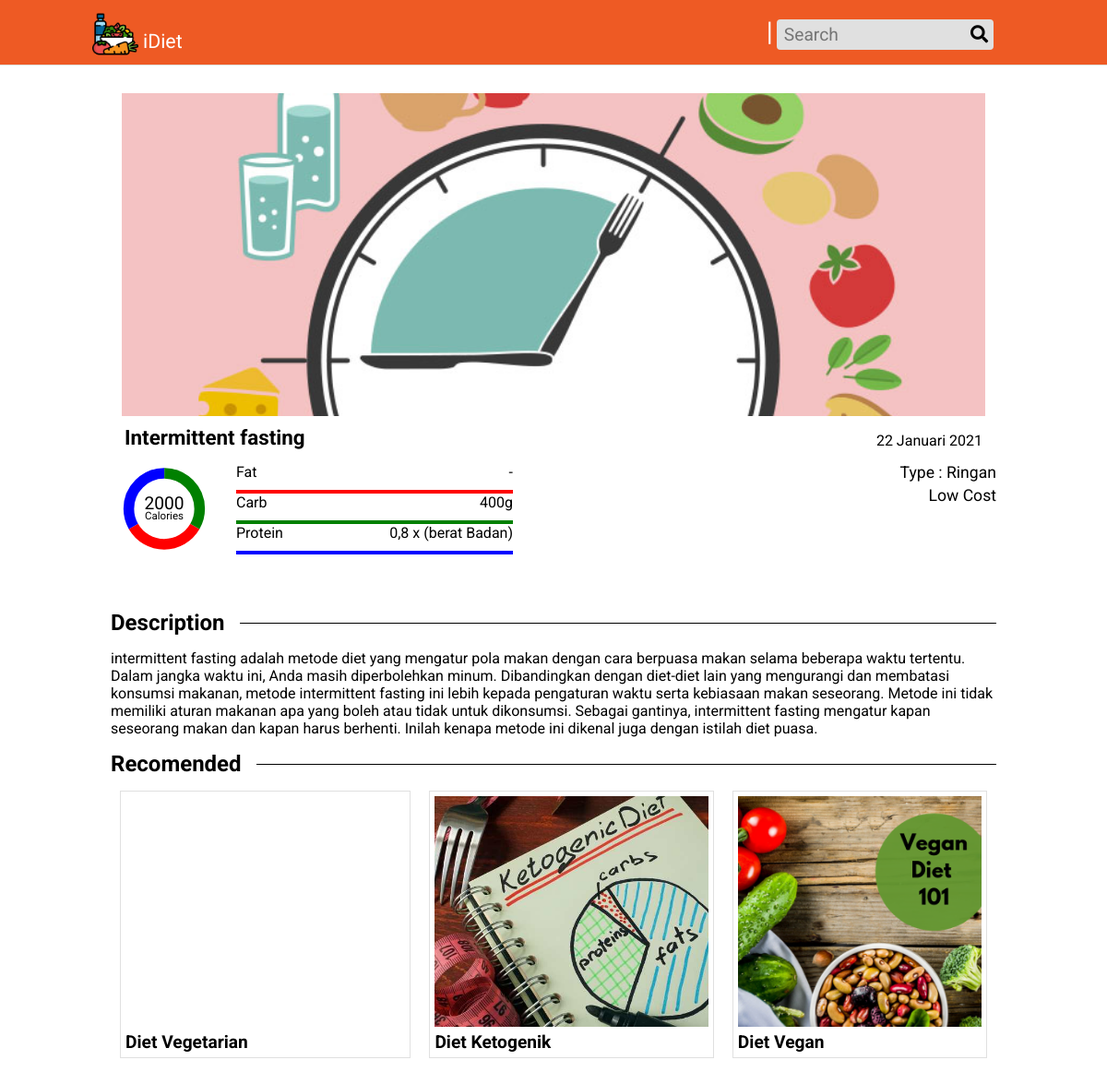
Page /details.php?d=intermittent-fasting on the earlier database version.
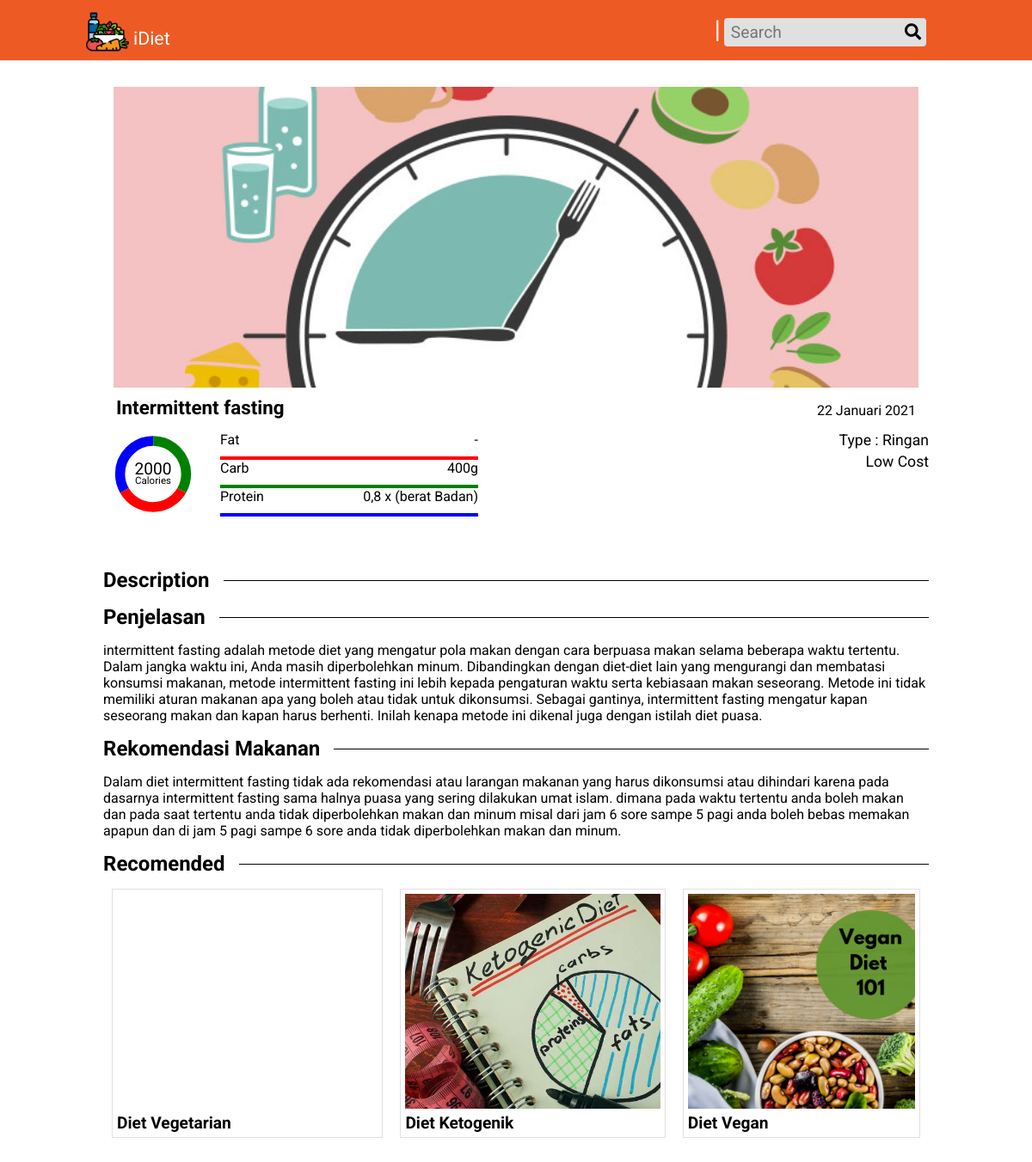
Same page on the later database version.
### tables this page shows
CREATE TABLE `diet` (
  `id` int(11) NOT NULL,
  `name` varchar(255) DEFAULT NULL,
  `slug` varchar(255) DEFAULT NULL,
  `description` longtext DEFAULT 'NULL',
  `image` varchar(255) DEFAULT NULL,
  `type` varchar(255) DEFAULT NULL,
  `fat` varchar(255) DEFAULT NULL,
  `cost` enum('low','med','high') DEFAULT 'med',
  `calories` varchar(255) DEFAULT NULL,
  `carb` varchar(255) DEFAULT NULL,
  `protein` varchar(255) DEFAULT NULL,
  `dateupload` date DEFAULT NULL
);

### action/helper.php (called while the page is built, shortened)
<?php
function dateConverter($date)
{
  $month = ['', 'Januari', 'Februari', 'Maret', 'April', 'Mei', 'Juni', 'Juli', 'Agustus', 'September', 'Oktober', 'November', 'Desember'];
  $date = explode("-", $date);
  return $date[2] . " " . $month[(int)$date[1]] . " " . $date['0'];
}

### details.php (the view, shortened to what this page needs)
<?php
require('./partials/header.php');
require('./action/helper.php');
$slug = @$_GET['d'];
$data = $mysql->query("SELECT * FROM diet WHERE slug='$slug' LIMIT 1")->fetch_object();
$recomended = $mysql->query('SELECT image,slug,name FROM diet ORDER BY RAND() LIMIT 3;');
?>
<div class="content">
  <?php if (@$data->name != "") : ?>
    <div class="detail-img" style="background-image:url('./uploads/<?= $data->image ?>');"></div>
    <div class="detail-info">
      <div class="detail-header">
        <span class="detail-title"><?= $data->name ?></span>
        <span class="detail-date"><?= dateConverter($data->dateupload) ?></span>
      </div>
      <div class="detail-stats">
        <svg viewbox="0 0 10 10" style="width: 10%; height:auto; margin:0 30px 0 10px">
          <defs>
            <circle id="circle" cx="5" cy="5" r="4" stroke-width="1.2" fill="transparent" />
          </defs>
          <use xlink:href="#circle" stroke="red" stroke-dasharray="0,2.09,8.38,30" />
          <use xlink:href="#circle" stroke="blue" stroke-dasharray="0,10.47,8.38,30" />
          <use xlink:href="#circle" stroke="green" stroke-dasharray="2.09,16.75,6.3" />
          <text x="5" y="5" text-anchor="middle" font-size="2"><?= $data->calories ?></text>
          <text x="5" y="6.2" text-anchor="middle" font-size="1.2">Calories</text>
        </svg>
        <div class="detail-bars">
          <div class="bars" style="border-bottom: solid 4px red;">
            <span>Fat</span>
            <span><?= $data->fat ?></span>
          </div>
          <div class="bars" style="border-bottom: solid 4px green;">
            <span>Carb</span>
            <span><?= $data->carb ?></span>
          </div>
          <div class="bars" style="border-bottom: solid 4px blue;">
            <span>Protein</span>
            <span><?= $data->protein ?></span>
          </div>
        </div>
        <div class="detail-type">
          <p>Type : <?= $data->type ?></p>
          <p style="text-transform:capitalize;"><?= $data->cost ?> Cost</p>
        </div>
      </div>
      <h2>Description</h2>
      <?= $data->description ?>
    <?php else : ?>
      <h1>No Data Found</h1>
    <?php endif ?>
    <h2>Recomended</h2>
    <div class="recommended-content">
      <?php while ($row = $recomended->fetch_object()) : ?>
        <a href="./details.php?d=<?= $row->slug ?>" class="box">
          <div class="box-img" style="background-image:url('./uploads/<?= $row->image ?>')"></div>
          <div class="box-title"><?= $row->name ?></div>
        </a>
      <?php endwhile; ?>
    </div>
    </div>

Differences in the rows shown:
changed diet "Intermittent fasting": description "intermittent fasting adalah metode diet yang mengatur pola makan dengan cara berpuasa makan selama beberapa waktu tertentu. Dalam jangka waktu ini, Anda masih diperbolehkan minum. Dibandingkan dengan diet-diet lain yang mengurangi dan membatasi konsumsi makanan, metode intermittent fasting ini lebih kepada pengaturan waktu serta kebiasaan makan seseorang. Metode ini tidak memiliki aturan makanan apa yang boleh atau tidak untuk dikonsumsi. Sebagai gantinya, intermittent fasting mengatur kapan seseorang makan dan kapan harus berhenti. Inilah kenapa metode ini dikenal juga dengan istilah diet puasa." → "Penjelasan intermittent fasting adalah metode diet yang mengatur pola makan dengan cara berpuasa makan selama beberapa waktu tertentu. Dalam jangka waktu ini, Anda masih diperbolehkan minum. Dibandingkan dengan diet-diet lain yang mengurangi dan membatasi konsumsi makanan, metode intermittent fasting ini lebih kepada pengaturan waktu serta kebiasaan makan seseorang. Metode ini tidak memiliki aturan makanan apa yang boleh atau tidak untuk dikonsumsi. Sebagai gantinya, intermittent fasting mengatur kapan seseorang makan dan kapan harus berhenti. Inilah kenapa metode ini dikenal juga dengan istilah diet puasa. Rekomendasi Makanan Dalam diet intermittent fasting tidak ada rekomendasi atau…"
